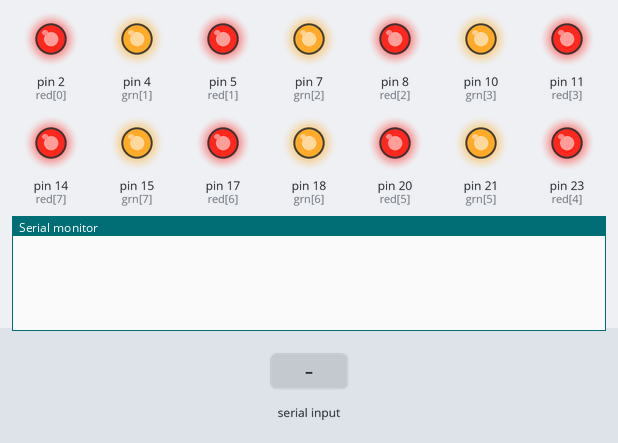
Bench run of a sketch on a simulated Arduino Mega 2560, built with avr-gcc and run on an emulated ATmega2560. Parts: output pins drawn as LEDs (lit = HIGH), the last lines printed to the serial monitor. Inputs (shaded band) come from the test bench. Pins used as bus, display or sensor lines are not drawn.

Above: at 1.2 s.
1.3 s: byte 30 received over Serial
At 2.0 s:
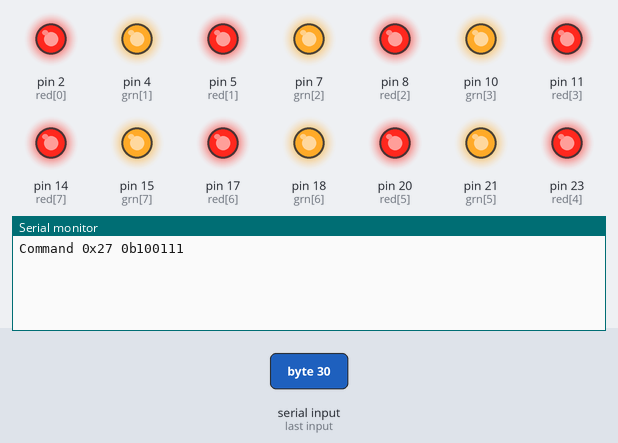
2.8 s: byte 90 received over Serial
At 4.0 s:
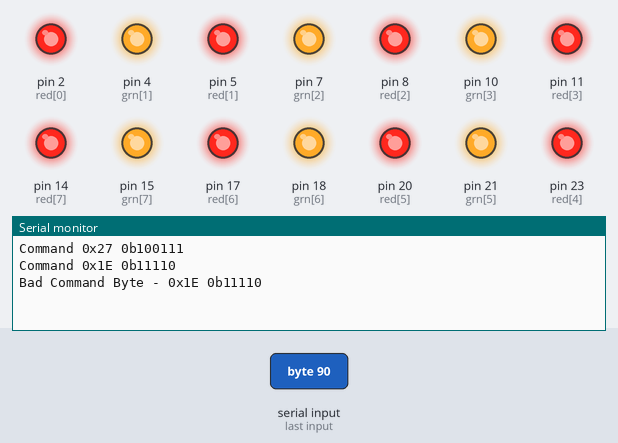

Measured:
- after the input at 1.3 s, the serial monitor: prints a new line at once (image 1)
- after the input at 2.8 s, the serial monitor: prints a new line at once (image 2)

The sketch:

_8x8SerialLED.ino
```cpp
/*
 *  8x8 Hack
 *  Drive an 8x8 bycolor LED backpack soldered creatively directly onto the Teensy LC
 */

int led = 13; //Board's build in LED

//Row/col pin definitions (Layout guess #1)
int row[] = {3, 6, 9, 12, 22, 19, 16, 13};
int red[] = {2, 5, 8, 11, 23, 20, 17, 14};
int grn[] = {1, 4, 7, 10, 26, 21, 18, 15};

const int RED = 1;
const int GREEN = 2;
const int YELLOW = 3;

const byte CMD_RED_ROW0 = 0x48;
const byte CMD_RED_ROW7 = 0x4f;

const byte CMD_RED_COL0 = 0x58;
const byte CMD_RED_COL7 = 0x5f;

const byte CMD_GRN_ROW0 = 0x28;
const byte CMD_GRN_ROW7 = 0x2f;

const byte CMD_GRN_COL0 = 0x38;
const byte CMD_GRN_COL7 = 0x3f;

const byte CMD_SCR_DOWN = 0x40;
const byte CMD_SCR_UP = 0x41;
const byte CMD_CLR = 0x43;

const byte READY = 0x27;

const byte BIT[] = {
  B10000000,
  B01000000,
  B00100000,
  B00010000,
  B00001000,
  B00000100,
  B00000010,
  B00000001
};

const byte HEART[] = {
  B01100110,
  B11111111,
  B11111111,
  B11111111,
  B01111110,
  B00111100,
  B00011000,
  B00000000
};

byte data_red[8];
byte data_green[8];

int offset = 0;

byte cmd = READY;

void init_grid() {
  for (int i = 0; i < 8; i++) {
    data_red[i] = 0x00;
    data_green[i] = 0x00;
  }
}

void setup() {
//Configure for common anode
  for (int i = 0; i < 8; i++) {
    //rows
    pinMode(row[i], OUTPUT);
    digitalWrite(row[i], LOW);
    //cols
    pinMode(red[i], OUTPUT);
    digitalWrite(red[i], HIGH);
    pinMode(grn[i], OUTPUT);
    digitalWrite(grn[i], HIGH);
    // initialize serial communication:
    Serial.begin(9600);
  }
}

void flash(int x, int y, int color) {
  digitalWrite(row[x], HIGH);
  if (color & RED) { (digitalWrite(red[y], LOW)); }
  if (color & GREEN) { (digitalWrite(grn[y], LOW)); }
  //delay(50);
  digitalWrite(row[x], LOW);
  digitalWrite(red[y], HIGH);
  digitalWrite(grn[y], HIGH);
}

void scroll(byte glob[]) {
  for (int i = 0; i < 9; i++) {
    for (int y = 0; y < 8; y++) {
      for (int x = 0; x < 8; x++) {
        if ((glob[x + i] >> y) % 2) {
          flash(x, y, RED);
        }
      }
    }
    delay(50);
  }
}

void writeRow(int color, byte row, byte data) {
  if (color == RED) {
    data_red[row] = data;
  } else if (color == GREEN) {
    data_green[row] = data;
  }
}

/* TODO: Implement this
 *
 */
void writeCol(int color, byte col, byte data) {
//  byte col_mask = B10000000 >> col;
//  if (color == RED) {
//    for (int i = 0; i < 8; i++) {
//      data_red[i] = (data_red[i] && (data ~ col_mask));
//    }
//  }
}

/* Command Parser
 */
void getData() {
    byte incomingByte;
    while (Serial.available() > 0) {
      // read the oldest byte in the serial buffer:
      incomingByte = Serial.read();
      if (incomingByte == -1) {
        Serial.print("Failed to read byte\n");
        break;
      }
        Serial.print("\nCommand 0x");
        Serial.print(cmd, HEX);
        Serial.print(" 0b");
        Serial.print(cmd, BIN);
        Serial.print("\n");

      if (cmd == READY) {
        cmd = incomingByte;
        //Handle single byte commands
        if (cmd == CMD_SCR_DOWN) {
          offset += 1;
          if (offset > 7) {
            offset = 0;
          }
        } else if (cmd == CMD_SCR_UP) {
          offset -= 1;
          if (offset < 0) {
            offset = 7;
          }
        } else if (cmd == CMD_CLR) {
          offset = 0;
          init_grid();
        }
        break;
      //Handle double byte commands
      } else if ((cmd >= CMD_RED_ROW0) and (cmd <= CMD_RED_ROW7)) { //CMD_RED_ROW
        Serial.print("RED ROW WRITE OK\n");
        writeRow(RED, cmd - CMD_RED_ROW0, incomingByte);
      } else if ((cmd >= CMD_GRN_ROW0) and (cmd <= CMD_GRN_ROW7)) { //CMD_GRN_ROW
        writeRow(GREEN, cmd - CMD_GRN_ROW0, incomingByte);
        Serial.print("GREEN ROW WRITE OK\n");
      } else if ((cmd >= CMD_RED_COL0) and (cmd <= CMD_RED_COL7)) { //CMD_RED_COL
        writeCol(RED, cmd - CMD_RED_COL0, incomingByte);
        Serial.print("RED COL WRITE OK\n");
      } else if ((cmd >= CMD_GRN_COL0) and (cmd <= CMD_GRN_COL7)) { //CMD_GRN_COL
        writeCol(GREEN, cmd - CMD_GRN_COL0, incomingByte);
        Serial.print("GREEN COL WRITE OK\n");
      } else { //Command byte was invalid
        Serial.print("\nBad Command Byte - 0x");
        Serial.print(cmd, HEX);
        Serial.print(" 0b");
        Serial.print(cmd, BIN);
        Serial.print("\n");
      }
      cmd = READY;
    }
}

int wrap(int x) {
  if (x > 7) {
    return x - 8;
  } else {
    return x;
  }
}

void loop() {
  //Heart!
//  for (int y = 0; y < 8; y++) {
//    for (int x = 0; x < 8; x++) {
//      if ((HEART[x] >> y) % 2) {
//        flash(x, y, RED);
//      }
//    }
//  }

  //Diag test
//  for (int i = 0; i < 8; i++) {
//    flash(i, i, RED);
//    flash(i, 7-i, GREEN);
//  }

//Display buffer
  for (int y = 0; y < 8; y++) {
    for (int x = 0; x < 8; x++) {
      if (data_red[y] & BIT[wrap(x+offset)]) {
        flash(x, y, RED);
      }
      if (data_green[y] & BIT[wrap(x+offset)]) {
        flash(x, y, GREEN);
      }
    }
  }
  getData();

//Simple scan
/*  for (int y = 0; y < 8; y++) {
    for (int x = 0; x < 8; x++) {
      flash(x, y, YELLOW);
    }
  }
  for (int y = 0; y < 8; y++) {
    for (int x = 0; x < 8; x++) {
      flash(x, y, GREEN);
    }
  }
*/
}
```
